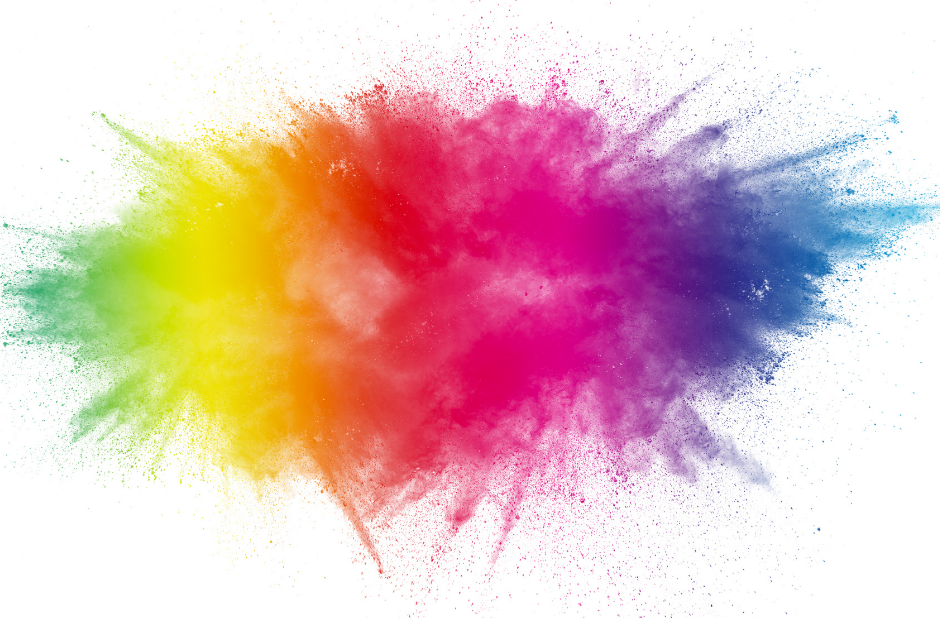
#> input picture pythonProject/colors.png, 940 x 618 px
$ python Color_Analyzer.py
#> lines starting #> are read from the running program, lines starting #| are printed output that depends on the picture; long printed decimals are rounded
from PIL import Image
import matplotlib.pyplot as plt
import numpy as np
from collections import Counter


image_filename = "colors.png"


try:
    img = Image.open(image_filename)  # פותח את קובץ התמונה
#> img is the input picture: PIL image 940x618 RGBA; mean R, G, B, A 228.6, 192.1, 190.8, 255
    img_array = np.array(img)  # ממיר את התמונה למערך NumPy
except FileNotFoundError:
    print(f"Error: The file '{image_filename}' was not found.")  # הדפסת שגיאה אם הקובץ לא נמצא
    exit()  # סיום התוכנית

# שנה את מערך התמונה למערך של פיקסלים (R, G, B)
# reshape(-1, 3) יוצר מערך דו-ממדי שבו כל שורה מייצגת פיקסל ו-3 העמודות מייצגות את ערכי האדום, הירוק והכחול שלו.
pixels = img_array.reshape(-1, 3)

# ספור את הצבעים הנפוצים ביותר (נבחר את 5 המובילים)
# Counter(tuple(p) for p in pixels) סופר את ההופעות של כל צבע (טאפל של R, G, B) ברשימת הפיקסלים.
# most_common(5) מחזיר רשימה של 5 הצבעים הנפוצים ביותר והספירה שלהם.
color_counts = Counter(tuple(p) for p in pixels)
#> color_counts = 163020 items
most_common_colors = color_counts.most_common(5)
#> most_common_colors = [((255, 255, 255), 222737), ((255, 254, 254), 9255), ((254, 254, 255), 8593), ((254, 254, 254), 5531), ((254, 255, 254), 4955)]

# הכן נתונים לגרף עוגה
# יצירת רשימה של תוויות לגרף העוגה, המציגות את ערכי ה-RGB של כל צבע.
labels = [f'RGB: {color}' for color, count in most_common_colors]
#> labels = ['RGB: (255, 255, 255)', 'RGB: (255, 254, 254)', 'RGB: (254, 254, 255)', 'RGB: (254, 254, 254)', 'RGB: (254, 255, 254)']
# יצירת רשימה של גדלים עבור כל פרוסה בעוגה, המייצגים את מספר הפיקסלים של כל צבע.
sizes = [count for color, count in most_common_colors]
#> sizes = [222737, 9255, 8593, 5531, 4955]

# הכן רשימת צבעים בפורמט ש-matplotlib מבין (ערכים בין 0 ל-1).
pie_colors = [(float(r / 255.0), float(g / 255.0), float(b / 255.0)) for (r, g, b), count in most_common_colors]
#> pie_colors = [(1, 1, 1), (1, 0.996, 0.996), (0.996, 0.996, 1), (0.996, 0.996, 0.996), (0.996, 1, 0.996)]

# הדפס את רשימת הצבעים לבדיקה
print("Pie Colors:", pie_colors)
#| Pie Colors: [(1.0, 1.0, 1.0), (1.0, 0.9961, 0.9961), (0.9961, 0.9961, 1.0), (0.9961, 0.9961, 0.9961), (0.9961, 1.0, 0.9961)]
print("Sizes:", sizes)
#| Sizes: [222737, 9255, 8593, 5531, 4955]
print("Labels:", labels)
#| Labels: ['RGB: (255, 255, 255)', 'RGB: (255, 254, 254)', 'RGB: (254, 254, 255)', 'RGB: (254, 254, 254)', 'RGB: (254, 255, 254)']

# צור גרף עוגה
plt.figure(figsize=(8, 8))  # יוצר איור (חלון) חדש עבור הגרף
patches, texts, autotexts = plt.pie(sizes, labels=labels, autopct='%1.1f%%', startangle=140, wedgeprops={'edgecolor': 'black'})
#> patches = 5 items; texts = 5 items; autotexts = 5 items
# sizes: גדלי הפרוסות
# labels: תוויות לכל פרוסה
# colors: רשימת צבעים לפרוסות (במקרה הזה, לא צובעים את הפרוסות)
# autopct: פורמט להצגת אחוזים על הפרוסות
# startangle: זווית ההתחלה של הפרוסה הראשונה
# wedgeprops: מאפיינים ויזואליים של הפרוסות (במקרה הזה, מוסיפים קו שחור מסביב)

# צבע את המלל של התוויות בצבעים המתאימים
for i, text in enumerate(texts):
    text.set_color(pie_colors[i])  # משנה את צבע הטקסט של כל תוית לצבע המתאים מרשימת הצבעים
#> this loop made 5 passes

plt.title("The top 5 color distribution in the image")  # מגדיר את כותרת הגרף
plt.axis('equal')  # מבטיח שהעוגה מצוירת כעיגול ולא כאליפסה
plt.show()  # מציג את הגרף
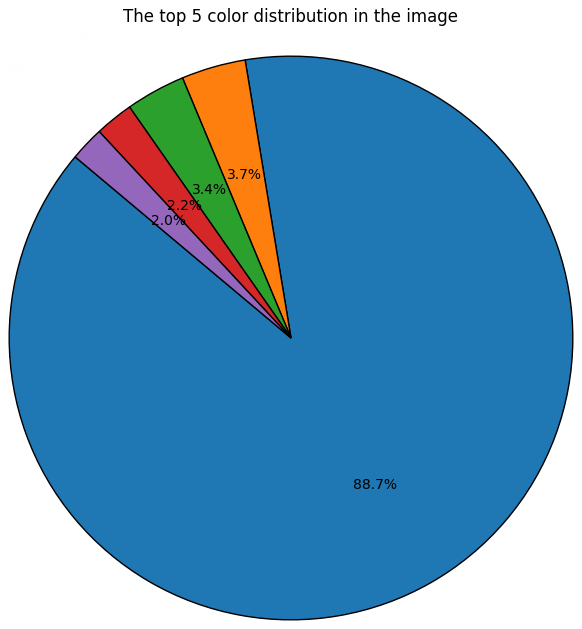
#> figure drawn by matplotlib, 1 panel

# הדפס אנליזה בסיסית
print("\nBasic Analysis:")
for i, (color, count) in enumerate(most_common_colors):
    percentage = (count / len(pixels)) * 100
    print(f"Place {i+1}: RGB color {color} - {count} pixels ({percentage:.2f}%)")
#> this loop made 5 passes
#> (color, count, percentage) on passes 1 to 5: ((255, 255, 255), 222737, 28.76), ((255, 254, 254), 9255, 1.19), ((254, 254, 255), 8593, 1.11), ((254, 254, 254), 5531, 0.714), ((254, 255, 254), 4955, 0.64)
#| Place 1: RGB color (255, 255, 255) - 222737 pixels (28.76%)
#| Place 2: RGB color (255, 254, 254) - 9255 pixels (1.19%)
#| Place 3: RGB color (254, 254, 255) - 8593 pixels (1.11%)
#| Place 4: RGB color (254, 254, 254) - 5531 pixels (0.71%)
#| Place 5: RGB color (254, 255, 254) - 4955 pixels (0.64%)
